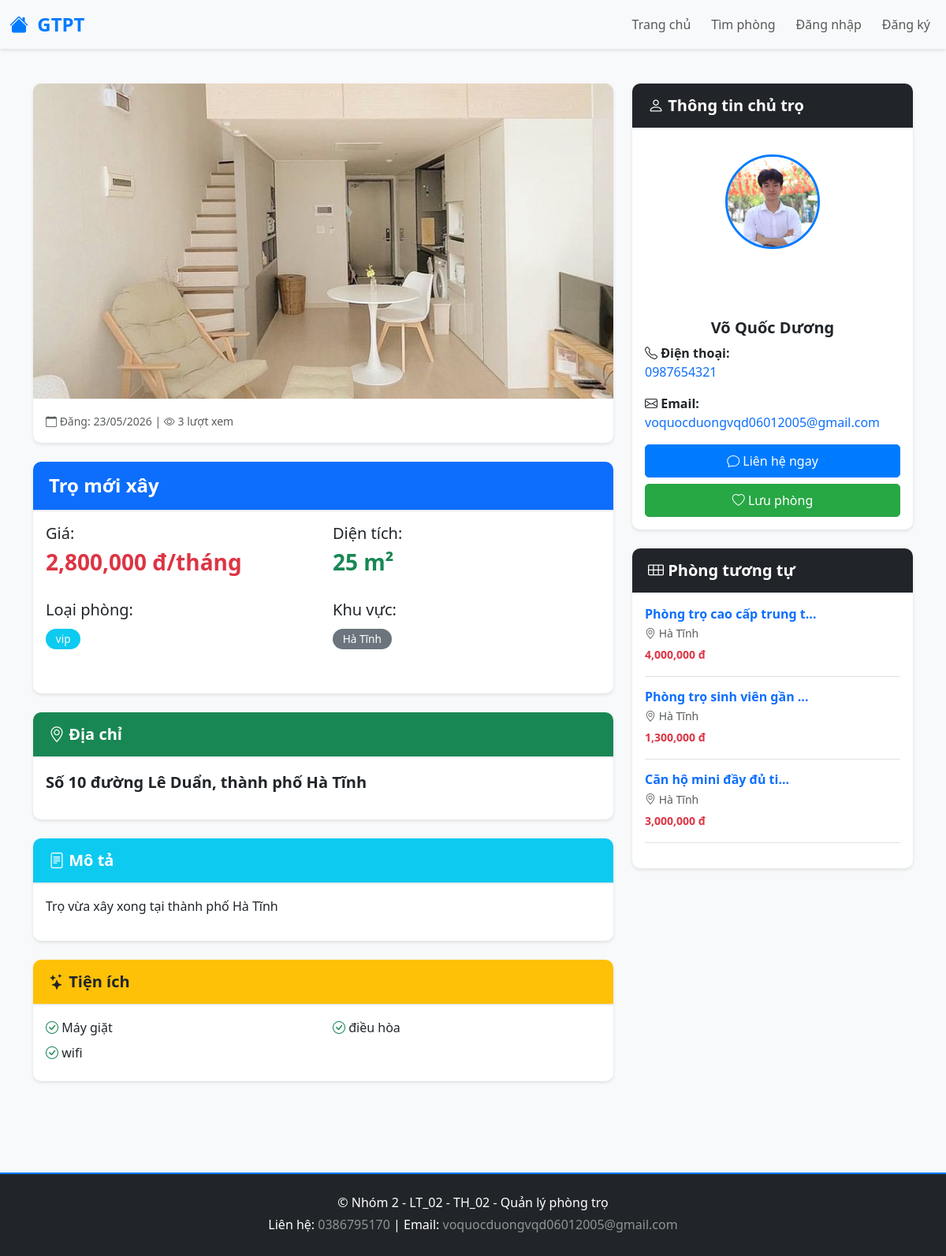
/motel/detail.php?id=4, run on the app's committed database.
### tables this page shows
CREATE TABLE `motel` (
  `ID` int(10) NOT NULL,
  `title` varchar(255) NOT NULL,
  `description` text NOT NULL,
  `price` int(11) NOT NULL,
  `area` int(11) NOT NULL,
  `count_view` int(11) NOT NULL,
  `address` varchar(255) NOT NULL,
  `latlng` varchar(255) NOT NULL,
  `images` varchar(255) NOT NULL,
  `user_id` int(10) NOT NULL,
  `category_id` int(11) NOT NULL,
  `district_id` int(11) NOT NULL,
  `utilities` varchar(255) NOT NULL,
  `created_at` timestamp NOT NULL DEFAULT current_timestamp() ON UPDATE current_timestamp(),
  `phone` varchar(255) NOT NULL,
  `approve` int(11) NOT NULL
);

CREATE TABLE `category` (
  `ID` int(11) NOT NULL,
  `Name` varchar(255) NOT NULL
);

CREATE TABLE `districts` (
  `ID` int(10) NOT NULL,
  `Name` varchar(255) NOT NULL
);

CREATE TABLE `users` (
  `ID` int(10) NOT NULL,
  `Name` varchar(255) NOT NULL,
  `Username` varchar(255) NOT NULL,
  `Email` varchar(255) NOT NULL,
  `Password` varchar(255) NOT NULL,
  `Role` int(11) NOT NULL,
  `Phone` varchar(255) NOT NULL,
  `Avatar` varchar(255) NOT NULL
);

### motel/detail.php (the view, shortened to what this page needs)
<?php
include '../config/connect.php';
$motel_id = isset($_GET['id']) ? (int)$_GET['id'] : 0;
try {
    $sql = "SELECT m.*, u.name as user_name, u.phone as user_phone, u.email as user_email,u.Avatar as Avatar,
                   d.name as district_name, c.name as category_name
            FROM motel m
            JOIN users u ON m.user_id = u.id
            JOIN districts d ON m.district_id = d.id
            JOIN category c ON m.category_id = c.id
            WHERE m.id = ? AND m.approve = 1";
    $stmt = $conn->prepare($sql);
    $stmt->execute([$motel_id]);
    $motel = $stmt->fetch();
    $motel['count_view']++;
    $sql_similar = "SELECT m.*, u.name as user_name, d.name as district_name, c.name as category_name, u.avatar as Avatar
                    FROM motel m
                    JOIN users u ON m.user_id = u.id
                    JOIN districts d ON m.district_id = d.id
                    JOIN category c ON m.category_id = c.id
                    WHERE m.district_id = ? AND m.id != ? AND m.approve = 1
                    ORDER BY m.created_at DESC
                    LIMIT 3";
    $stmt_similar = $conn->prepare($sql_similar);
    $stmt_similar->execute([$motel['district_id'], $motel_id]);
    $similar_motels = $stmt_similar->fetchAll();
} catch (PDOException $e) {
    die("Lỗi: " . $e->getMessage());
}
?>
<?php include '../includes/header.php'; ?>
<div class="container py-4">
    <div class="row">
        <div class="col-md-8">
            <div class="card mb-4 shadow-sm" style="border-radius: 10px; overflow: hidden;">
                <div style="height: 400px; background: #e9ecef; display: flex; align-items: center; justify-content: center;">
                    <?php if (!empty($motel['images']) && file_exists('../uploads/' . $motel['images'])): ?>
                        <img src="../uploads/<?php echo htmlspecialchars($motel['images']); ?>" alt="<?php echo htmlspecialchars($motel['title']); ?>" style="width: 100%; height: 100%; object-fit: cover;">
                    <?php else: ?>
                        <i class="bi bi-image text-muted" style="font-size: 5rem;"></i>
                    <?php endif; ?>
                </div>
                <div class="card-body">
                    <small class="text-muted">
                        <i class="bi bi-calendar"></i> Đăng: <?php echo date('d/m/Y', strtotime($motel['created_at'])); ?> |
                        <i class="bi bi-eye"></i> <?php echo number_format($motel['count_view']); ?> lượt xem
                    </small>
                </div>
            </div>
            <div class="card mb-4 shadow-sm" style="border-radius: 10px;">
                <div class="card-header bg-primary text-white" style="border-radius: 10px 10px 0 0;">
                    <h4 class="mb-0 fw-bold"><?php echo htmlspecialchars($motel['title']); ?></h4>
                </div>
                <div class="card-body">
                    <div class="row mb-4">
                        <div class="col-md-6">
                            <h5>Giá:</h5>
                            <h3 class="text-danger fw-bold"><?php echo number_format($motel['price']); ?> đ/tháng</h3>
                        </div>
                        <div class="col-md-6">
                            <h5>Diện tích:</h5>
                            <h3 class="text-success fw-bold"><?php echo number_format($motel['area']); ?> m²</h3>
                        </div>
                    </div>
                    <div class="row mb-4">
                        <div class="col-md-6">
                            <h5>Loại phòng:</h5>
                            <p class="fs-5"><span class="badge bg-info"><?php echo htmlspecialchars($motel['category_name']); ?></span></p>
                        </div>
                        <div class="col-md-6">
                            <h5>Khu vực:</h5>
                            <p class="fs-5"><span class="badge bg-secondary"><?php echo htmlspecialchars($motel['district_name']); ?></span></p>
                        </div>
                    </div>
                </div>
            </div>
            <div class="card mb-4 shadow-sm" style="border-radius: 10px;">
                <div class="card-header bg-success text-white" style="border-radius: 10px 10px 0 0;">
                    <h5 class="mb-0 fw-bold"><i class="bi bi-geo-alt"></i> Địa chỉ</h5>
                </div>
                <div class="card-body">
                    <p class="fs-5"><strong><?php echo htmlspecialchars($motel['address']); ?></strong></p>
                </div>
            </div>
            <div class="card mb-4 shadow-sm" style="border-radius: 10px;">
                <div class="card-header bg-info text-white" style="border-radius: 10px 10px 0 0;">
                    <h5 class="mb-0 fw-bold"><i class="bi bi-file-text"></i> Mô tả</h5>
                </div>
                <div class="card-body">
                    <p><?php echo nl2br(htmlspecialchars($motel['description'])); ?></p>
                </div>
            </div>
            <?php if (!empty($motel['utilities'])): ?>
                <div class="card mb-4 shadow-sm" style="border-radius: 10px;">
                    <div class="card-header bg-warning text-dark" style="border-radius: 10px 10px 0 0;">
                        <h5 class="mb-0 fw-bold"><i class="bi bi-stars"></i> Tiện ích</h5>
                    </div>
                    <div class="card-body">
                        <div class="row">
                            <?php
                            $utilities = explode(',', $motel['utilities']);
                            foreach ($utilities as $utility):
                            ?>
                                <div class="col-md-6 mb-2">
                                    <i class="bi bi-check-circle text-success"></i> <?php echo trim($utility); ?>
                                </div>
                            <?php endforeach; ?>
                        </div>
                    </div>
                </div>
            <?php endif; ?>
        </div>
        <div class="col-md-4">
            <div class="card mb-4 shadow-sm" style="border-radius: 10px;">
                <div class="card-header bg-dark text-white" style="border-radius: 10px 10px 0 0;">
                    <h5 class="mb-0 fw-bold"><i class="bi bi-person"></i> Thông tin chủ trọ</h5>
                </div>
                 <div class="text-center mb-4">
                                <div style="width: 200px; height: 200px; margin: 0 auto; border-radius: 10px; display: flex; align-items: center; justify-content: center; overflow: hidden;">
                                  <div class="card-body">
                     <div class="mb-3">
                        <?php if (!empty($motel['Avatar']) && file_exists('../' . $motel['Avatar'])): ?>
                            <img
                                src="<?php echo('../' . $motel['Avatar']); ?>"
                                alt="Avatar"
                                class="rounded-circle"
                                style="width: 120px; height: 120px; object-fit: cover; border: 3px solid #007bff;">
                        <?php else: ?>
                            <i class="bi bi-person-circle" style="font-size: 5rem; color: #007bff;"></i>
                        <?php endif; ?>
                    </div>
                    </div>
                                </div>
                            </div>
                <div class="card-body">
                    <h5 class="text-center fw-bold"><?php echo htmlspecialchars($motel['user_name']); ?></h5>
                    <div class="mb-3">
                        <strong><i class="bi bi-telephone"></i> Điện thoại:</strong><br>
                        <a href="tel:<?php echo htmlspecialchars($motel['phone']); ?>" class="text-decoration-none">
                            <?php echo htmlspecialchars($motel['phone']); ?>
                        </a>
                    </div>
                    <div class="mb-3">
                        <strong><i class="bi bi-envelope"></i> Email:</strong><br>
                        <a href="mailto:<?php echo htmlspecialchars($motel['user_email']); ?>" class="text-decoration-none">
                            <?php echo htmlspecialchars($motel['user_email']); ?>
                        </a>
                    </div>
                    <button class="btn btn-primary w-100 mb-2" onclick="alert('Liên hệ: <?php echo htmlspecialchars($motel['phone']); ?>')">
                        <i class="bi bi-chat"></i> Liên hệ ngay
                    </button>
                    <button class="btn btn-success w-100">
                        <i class="bi bi-heart"></i> Lưu phòng
                    </button>
                </div>
            </div>
            <?php if (count($similar_motels) > 0): ?>
                <div class="card shadow-sm" style="border-radius: 10px;">
                    <div class="card-header bg-dark text-white" style="border-radius: 10px 10px 0 0;">
                        <h5 class="mb-0 fw-bold"><i class="bi bi-grid-3x2"></i> Phòng tương tự</h5>
                    </div>
                    <div class="card-body">
                        <?php foreach ($similar_motels as $similar): ?>
                            <div class="mb-3 pb-3 border-bottom">
                                <h6 class="fw-bold mb-1">
                                    <a href="detail.php?id=<?php echo $similar['ID']; ?>" class="text-decoration-none">
                                        <?php echo htmlspecialchars(substr($similar['title'], 0, 30) . '...'); ?>
                                    </a>
                                </h6>
                                <small class="text-muted d-block mb-1">
                                    <i class="bi bi-geo-alt"></i> <?php echo htmlspecialchars($similar['district_name']); ?>
                                </small>
                                <small class="text-danger fw-bold">
                                    <?php echo number_format($similar['price']); ?> đ
                                </small>
                            </div>
                        <?php endforeach; ?>
                    </div>
                </div>
            <?php endif; ?>
        </div>
    </div>
</div>
<?php include '../includes/footer.php'; ?>

### assets/css/style.css (style rules this page uses)
:root { --primary-color: #007bff; --secondary-color: #6c757d; --success-color: #28a745; --danger-color: #dc3545; --warning-color: #ffc107; --info-color: #17a2b8; }
* { margin: 0; padding: 0; box-sizing: border-box; }
body { font-family: 'Segoe UI', Tahoma, Geneva, Verdana, sans-serif; background-color: #f8f9fa; color: #333; }
.card { border: none; transition: transform 0.3s ease, box-shadow 0.3s ease; }
.card-header { border-bottom: 2px solid #e9ecef; padding: 1rem 1.25rem; }
.btn { border-radius: 5px; padding: 0.5rem 1rem; transition: all 0.3s ease; font-weight: 500; }
.btn-primary { background-color: var(--primary-color); border-color: var(--primary-color); }
.btn-success { background-color: var(--success-color); border-color: var(--success-color); }
.badge { border-radius: 20px; padding: 0.4rem 0.8rem; font-size: 0.85rem; font-weight: 500; }
.shadow-sm { box-shadow: 0 2px 4px rgba(0, 0, 0, 0.1) !important; }
.fw-bold { font-weight: 600; }
.text-muted { color: #6c757d; }

### includes/header.php (style rules this page uses)
:root { --primary-color: #007bff; --secondary-color: #6c757d; --success-color: #28a745; --danger-color: #dc3545; }
body { font-family: 'Segoe UI', Tahoma, Geneva, Verdana, sans-serif; margin: 0; padding: 0; }

### data on the page
motel: images (picture), created_at "23/05/2026", title "Trọ mới xây", price "2,800,000", area "25", category.Name "vip", district.Name "Hà Tĩnh", address "Số 10 đường Lê Duẩn, thành phố Hà Tĩnh", description "Trọ vừa xây xong tại thành phố Hà Tĩnh", utilities "Máy giặt", utilities "điều hòa", utilities "wifi", user.Avatar (picture), user.Name "Võ Quốc Dương", phone "0987654321", user.Email "voquocduongvqd06012005@gmail.com"
motel: title "Phòng trọ cao cấp trung t...", district.Name "Hà Tĩnh", price "4,000,000"
motel: title "Phòng trọ sinh viên gần ...", district.Name "Hà Tĩnh", price "1,300,000"
motel: title "Căn hộ mini đầy đủ ti...", district.Name "Hà Tĩnh", price "3,000,000"

### other printed values
$motel['count_view'] "3"
